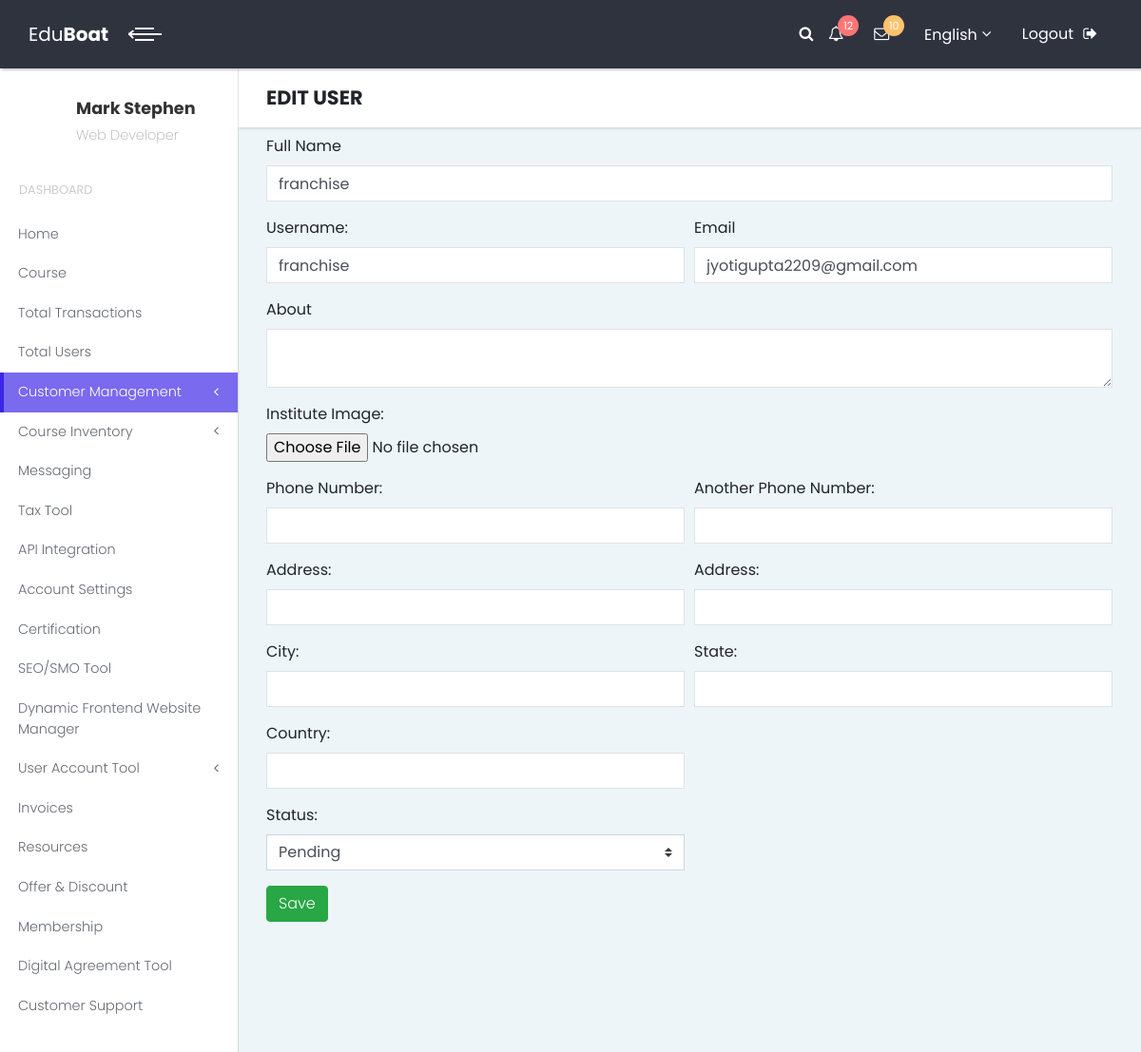
/customer/update_institute/franchise, run on the app's committed database.
### multiuser/models.py (models this page shows, shortened)
class InstituteProfile(models.Model):
    user = models.OneToOneField(User , on_delete=models.CASCADE,primary_key=True)
    instituteName = models.CharField(max_length = 200 , blank = True)
    instituteAbout= models.TextField(blank=True , null=True)
    instituteEmail = models.EmailField(max_length = 100 , blank = True)
    instituteImage = models.FileField(upload_to='Institute_image/', null=True , blank=True)
    institutePhoneNo1 = PhoneNumberField(null=True, blank=True, unique=False)
    institutePhoneNo2 = PhoneNumberField(null=True, blank=True, unique=False)
    instituteAddress = models.CharField(max_length= 500 , blank = True)
    instituteCity = models.CharField(blank=True,max_length=50)
    institutePostalCode = models.IntegerField(blank=True,null=True)
    instituteState = models.CharField(blank=True,max_length=50)
    instituteCountry = models.CharField(max_length=20,blank=False,default='')
    instituteStatus = models.CharField(max_length = 30 , choices = approvalChoice,default="Pending")
    instituteAddedDate = models.DateTimeField(auto_now_add=True)

class User(AbstractUser):
    is_trainer = models.BooleanField(default=False)
    is_admin = models.BooleanField(default=False)
    is_student=models.BooleanField(default=False)
    is_institute = models.BooleanField(default=False)
    is_franchise = models.BooleanField(default=False)

### customerManagement/views.py (the view, shortened to what this page needs)
# urls.py: path('update_institute/<str:username>',views.updateInstitute, name = 'update_Institute'),
def updateInstitute(request , username):
    user = User.objects.get(username =username)
    institute = InstituteProfile.objects.get(user = user)
    instituteForm = InstituteForm(instance = institute)
    context = {'instituteForm':instituteForm, 'institute':institute , 'user':user}
    return render(request,'crm/updateInstitute.html',context)

### templates/crm/updateInstitute.html (shortened to what this page needs)
{% load static %}
<!DOCTYPE html>
<html>
<head>
    <link rel="stylesheet" href="{% static 'vendor/bootstrap/css/bootstrap.min.css' %}">
    <link rel="stylesheet" href="https://stackpath.bootstrapcdn.com/font-awesome/4.7.0/css/font-awesome.min.css">
    <link rel="stylesheet" href="{% static 'css/fontastic.css' %}">
    <link rel="stylesheet" href="{% static 'css/style.default.css' %}" id="theme-stylesheet">
    <link rel="stylesheet" href="{% static 'css/custom.css' %}">
    <link rel="stylesheet" href="https://cdn.datatables.net/1.10.21/css/jquery.dataTables.min.css">
</head>
<body>
    <div class="page">
        <header class="header">
            <nav class="navbar">
                <div class="container-fluid">
                    <div class="navbar-holder d-flex align-items-center justify-content-between">
                        <div class="navbar-header">
                            <a href="index.html" class="navbar-brand d-none d-sm-inline-block">
                                <div class="brand-text d-none d-lg-inline-block"><span>Edu</span><strong>Boat</strong></div>
                            </a>
                            <a id="toggle-btn" href="#" class="menu-btn active"><span></span><span></span><span></span></a>
                        </div>
                        <ul class="nav-menu list-unstyled d-flex flex-md-row align-items-md-center">
                            <li class="nav-item d-flex align-items-center"><a id="search" href="#"><i class="fa fa-search"></i></a></li>
                            <li class="nav-item dropdown"> <a id="notifications" rel="nofollow" data-target="#" href="#" data-toggle="dropdown" aria-haspopup="true" aria-expanded="false" class="nav-link"><i class="fa fa-bell-o"></i><span class="badge bg-red badge-corner">12</span></a>
                            </li>
                            <li class="nav-item dropdown"> <a id="messages" rel="nofollow" data-target="#" href="#" data-toggle="dropdown" aria-haspopup="true" aria-expanded="false" class="nav-link"><i class="fa fa-envelope-o"></i><span class="badge bg-orange badge-corner">10</span></a>
                            </li>
                            <li class="nav-item dropdown">
                                <a id="languages" rel="nofollow" data-target="#" href="#" data-toggle="dropdown" aria-haspopup="true" aria-expanded="false" class="nav-link language dropdown-toggle"><img src=""><span class="d-none d-sm-inline-block">English</span></a>
                            </li>
                            <li class="nav-item">
                                <a href="{% url 'logout' %}" class="nav-link logout"> <span class="d-none d-sm-inline">Logout</span><i class="fa fa-sign-out"></i></a>
                            </li>
                        </ul>
                    </div>
                </div>
            </nav>
        </header>
        <div class="page-content d-flex align-items-stretch">
            <nav class="side-navbar">
                <div class="sidebar-header d-flex align-items-center">
                    <div class="avatar"><img src="" class="img-fluid rounded-circle"></div>
                    <div class="title">
                        <h1 class="h4">Mark Stephen</h1>
                        <p>Web Developer</p>
                    </div>
                </div>
                <span class="heading">Dashboard</span>
                <ul class="list-unstyled">
                    <li><a href="{% url 'homePage' %}">Home </a></li>
                    <li><a href="{% url 'course' %}">Course </a></li>
                    <li><a href="#"> Total Transactions </a></li>
                    <li><a href="{% url 'user' %}">Total Users</a></li>
                    <li class="active"><a href="#dropdown-customer" aria-expanded="false" data-toggle="collapse">Customer Management</a>
                         </li>
                    <li class=""><a href="#dropdown-user-account" aria-expanded="false" data-toggle="collapse">Course Inventory</a>
                          </li>
                    <li><a href="{% url 'bulkemail' %}">Messaging</a></li>
                    <li><a href="#">Tax Tool</a></li>
                    <li><a href="#">API Integration</a></li>
                    <li><a href="#">Account Settings</a></li>
                    <li><a href="#">Certification</a></li>
                    <li><a href="#">SEO/SMO Tool</a></li>
                    <li><a href="#">Dynamic Frontend Website Manager</a></li>
                    <li><a href="#dropdown-user-account" aria-expanded="false" data-toggle="collapse">User Account Tool </a>
                    </li>
                    <li><a href="#">Invoices</a></li>
                    <li><a href="#">Resources</a></li>
                    <li><a href="#">Offer & Discount</a></li>
                    <li><a href="#">Membership</a></li>
                    <li><a href="#">Digital Agreement Tool</a></li>
                    <li><a href="{% url 'customer_detail' %}">Customer Support</a></li>
                </ul>
            </nav>
            <div class="content-inner">
                <header class="page-header">
                    <div class="container-fluid">
                        <h2 class="no-margin-bottom">EDIT USER</h2>
                    </div>
                </header>
                <div class="container-fluid dashboard-counts no-padding-bottom pt-2">
                            <form enctype="multipart/form-data" action="{% url 'update_Institute' institute.user.username %}" method="post">
                         <div class="form-row">
                                    <div class="form-group col-md-12">
                                    <label for="email">Full Name</label>
                                        {{instituteForm.instituteName}}
                                </div>
                             </div>
                            <div class="form-row">
                            <div class="form-group col-md-6">
                                <label for="adminfirstname">Username:</label>
                                    <input class="form-control" type="text" name="username"  value="{{user.username}}"  />
                            </div>
                                <div class="form-group col-md-6">
                                    <label for="email">Email</label>
                                    {{instituteForm.instituteEmail}}
                                </div>
                        </div>
                                <div class="form-row">
                                <div class="form-group col-md-12">
                                    <label for="email">About</label>
                                    {{instituteForm.instituteAbout}}
                                </div>
                               </div>
                           <div class="form-row">
                                <div class="form-group col-md-4">
                                     <label for="image">Institute Image:</label>
                                      {{instituteForm.instituteImage}}
                                </div>
                            </div>
                            <div class="form-row">
                                <div class="form-group col-md-6">
                                    <label for="phone">Phone Number:</label>
                                    {{instituteForm.institutePhoneNo1}}
                                </div>
                                <div class="form-group col-md-6">
                                    <label for="phone">Another Phone Number:</label>
                                    {{instituteForm.institutePhoneNo2}}
                                </div>
                            </div>
                             <div class="form-row">
                              <div class="form-group col-md-6">
                            <label for="address">Address:</label>
                                  {{instituteForm.instituteAddress}}
                                </div>
                                   <div class="form-group col-md-6">
                            <label for="address">Address:</label>
                                  {{instituteForm.institutePostalCode}}
                                </div>
                            </div>
                             <div class="form-row">
                                  <div class="form-group col-md-6">
                                    <label for="state">City:</label>
                                     {{instituteForm.instituteCity}}
                                </div>
                                  <div class="form-group col-md-6">
                                    <label for="state">State:</label>
                                     {{instituteForm.instituteState}}
                                </div>
                                <div class="form-group col-md-6">
                                    <label for="country">Country:</label>
                                   {{instituteForm.instituteCountry}}
                                </div>
                            </div>
                                <div class="form-row">
                                <div class="form-group col-md-6">
                                    <label for="country">Status:</label>
                                    {{instituteForm.instituteStatus}}
                                </div>
                            </div>
                                <button type="submit" class="btn btn-success">Save</button>
                                </form>
                        </div>
                    </div>
                </div>
                </div>
</body>
</html>

### data on the page
InstituteProfile: instituteName "franchise", instituteEmail "jyotigupta2209@gmail.com", instituteStatus "Pending"
User: username "franchise"
